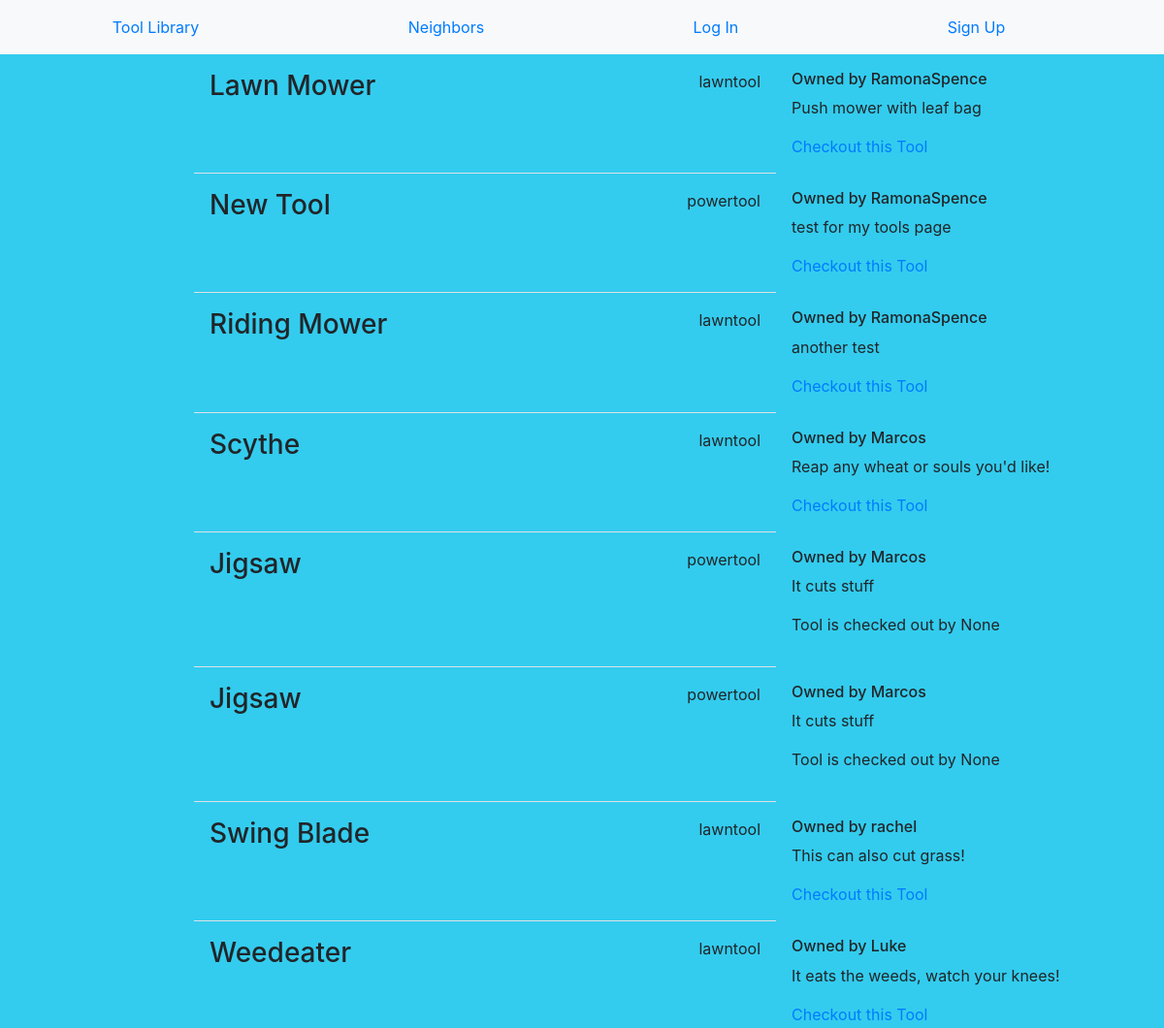
The page /tools/ (upper part) on the database as committed earlier.
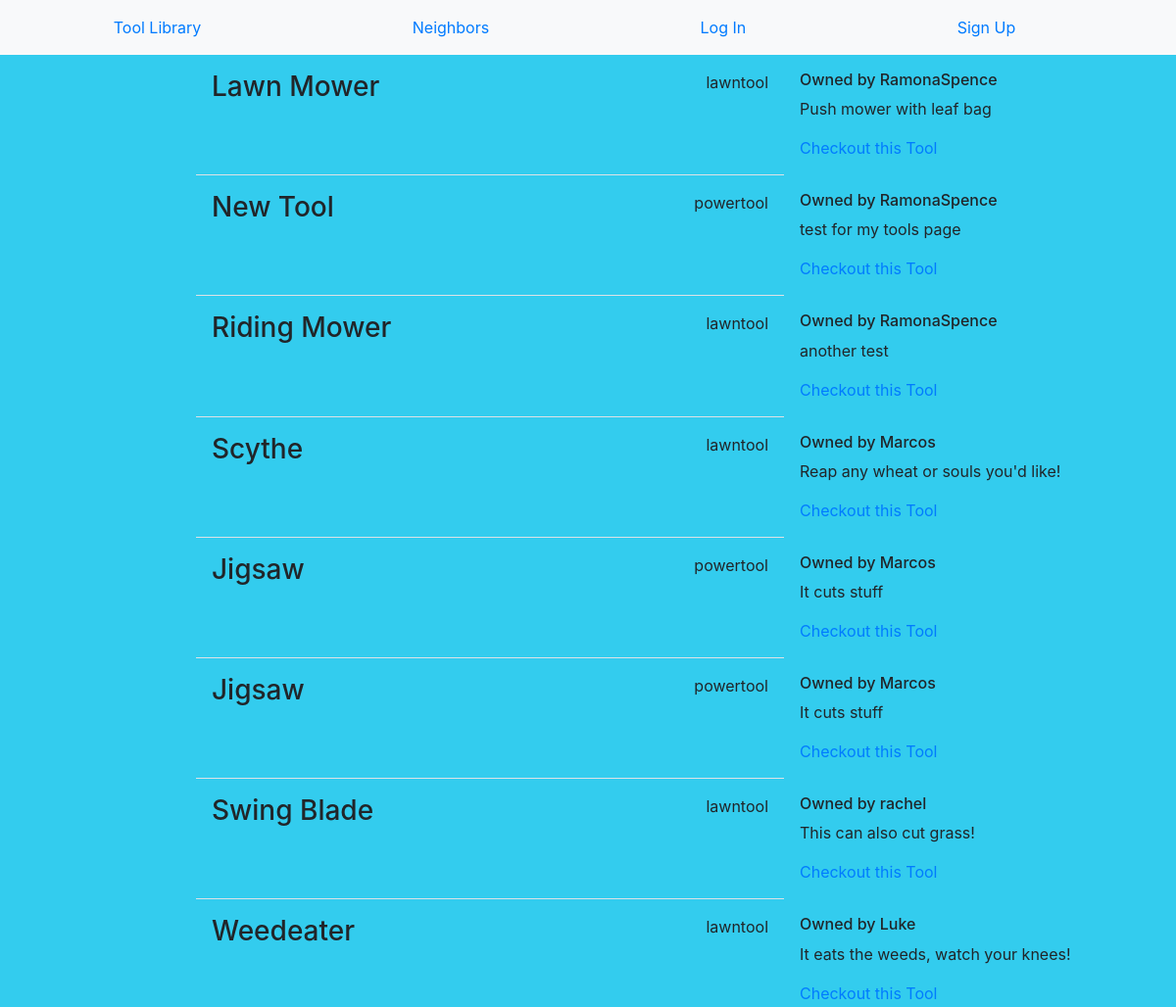
The same page on the database as committed later.
### tools/models.py (models this page shows, shortened)
class Tool(models.Model):
    powertool = 'powertool'
    lawntool = 'lawntool'
    gardentool = 'gardentool'
    other = 'other'
    available_types = [
        (powertool, 'powertool'),
        (lawntool, 'lawntool'),
        (gardentool, 'gardentool'),
        (other, 'other'),
    ]
    name = models.CharField(max_length = 255)
    type = models.TextField(max_length = 255, choices = available_types)
    description = models.TextField(max_length = 255)
    borrowed = models.BooleanField()
    owner = models.ForeignKey(User, on_delete=models.CASCADE, null=True, blank=True)
    borrowing = models.ForeignKey(User, on_delete=models.CASCADE, null=True, blank=True, related_name="temp")

### tools/views.py (the view)
# urls.py: path('', views.ToolListView.as_view(), name='list'),
class ToolListView(generic.ListView):
    template_name = 'tools/tools.html'
    model = Tool
    def get_queryset(self):
        return Tool.objects.all().order_by('owner')

### tools/templates/tools/tools.html (shortened to what this page needs)
{% extends 'tools/base.html' %}
{% block content %}
{% for tool in object_list %}
<div class="row"
  <div class="col-8 offset-2">
    <div class="modal-header col-6 offset-2">
      <h3>{{ tool.name }}</h3>
      <p>{{ tool.type }}</p>
    </div>
    <div class="modal-body">
      <h6>Owned by {{ tool.owner }}</h6>
      <p>{{ tool.description }}</p>
       {% if tool.borrowed is False %}
      <a href="{% url 'tools:checkout' tool.id %}">Checkout this Tool</a>
      {% elif tool.borrowing == request.user %}
      <a href="{% url 'tools:return' tool.id %}">Return this Tool</a>
      {% else %}
      <p>Tool is checked out by {{tool.borrowing}}</p>
      {% endif %}
    </div>
  </div>
{% endfor %}
{% endblock content %}

Rows that differ between the two databases and show on the page:
changed Tool (number 5 of 8 on the later page): borrowing "None" → (not shown); borrowed "Tool is checked out by" → "Checkout this Tool"
changed Tool (number 6 of 8 on the later page): borrowing "None" → (not shown); borrowed "Tool is checked out by" → "Checkout this Tool"
